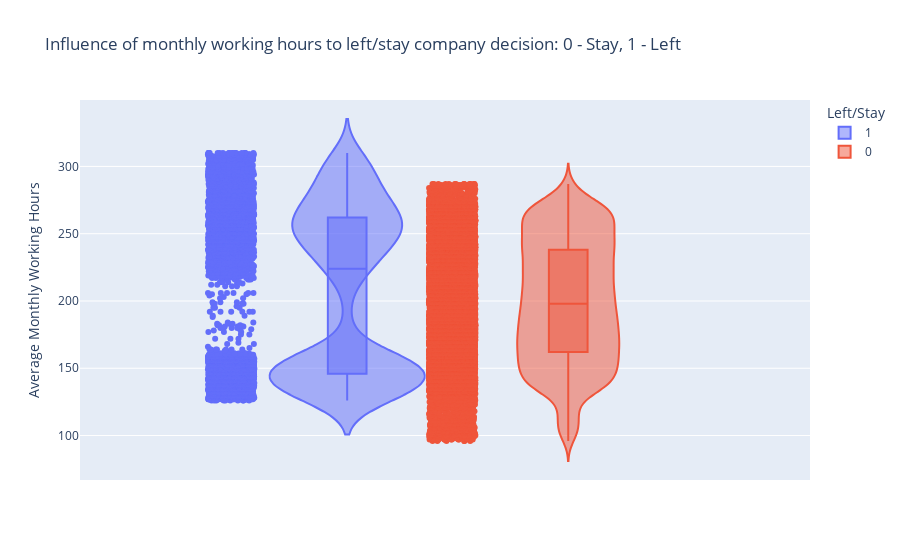

Notebook source saved alongside this figure:
### Markdown cell above
## Influence of monthly working hours to left/stay company decision

### Code cell
# create dataframe with average monthly working hours and left information
df_mh = df_data[['average_montly_hours', 'left']]

# draw violin chart
fig = px.violin(
                df_mh, 
                y="average_montly_hours", 
                color='left', 
                points='all', 
                box=True,
                title='Influence of monthly working hours to left/stay company decision: 0 - Stay, 1 - Left',
                labels={'average_montly_hours': 'Average Monthly Working Hours', 'left':'Left/Stay'})
fig.show()

### Figure 1 — Plotly figure (JSON) as saved in the notebook; plotly's stock layout.template omitted (floating-point values rounded to 4 significant figures; data arrays with more than 128 entries replaced by an {"elided": "..."} marker saying what was removed)
{"data": [{"alignmentgroup": "True", "box": {"visible": true}, "hovertemplate": "Left/Stay=1<br>Average Monthly Working Hours=%{y}<extra></extra>", "legendgroup": "1", "marker": {"color": "#636efa"}, "name": "1", "offsetgroup": "1", "orientation": "v", "points": "all", "scalegroup": "True", "showlegend": true, "type": "violin", "x0": " ", "xaxis": "x", "y": {"elided": "3571 int values"}, "y0": " ", "yaxis": "y"}, {"alignmentgroup": "True", "box": {"visible": true}, "hovertemplate": "Left/Stay=0<br>Average Monthly Working Hours=%{y}<extra></extra>", "legendgroup": "0", "marker": {"color": "#EF553B"}, "name": "0", "offsetgroup": "0", "orientation": "v", "points": "all", "scalegroup": "True", "showlegend": true, "type": "violin", "x0": " ", "xaxis": "x", "y": {"elided": "11428 int values"}, "y0": " ", "yaxis": "y"}], "layout": {"legend": {"title": {"text": "Left/Stay"}, "tracegroupgap": 0}, "title": {"text": "Influence of monthly working hours to left/stay company decision: 0 - Stay, 1 - Left"}, "violinmode": "group", "xaxis": {"anchor": "y", "domain": [0, 1]}, "yaxis": {"anchor": "x", "domain": [0, 1], "title": {"text": "Average Monthly Working Hours"}}}}
